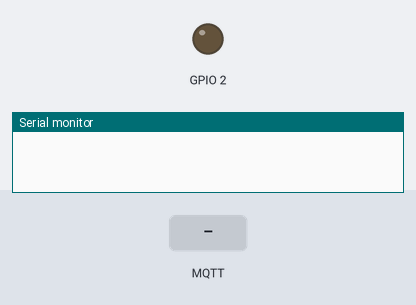
A sketch run on a simulated ESP32. On the bench: output pins drawn as LEDs (lit = HIGH), the last lines printed to the serial monitor. Dashed ring = blinking. The inputs (shaded band) are chosen by the test bench. WiFi joins after 1.5 s; servers stay silent unless stated; no MQTT or app messages arrive unless stated.

Above: at 0.1 s.
At 3.2 s:
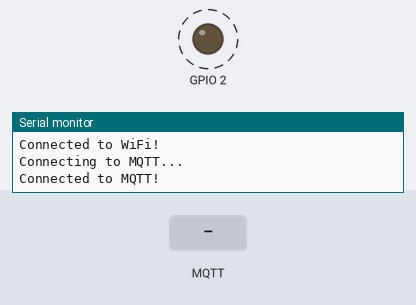
3.3 s: MQTT message "1" arrives on the second subscribed topic
6.4 s: MQTT message "on" arrives on the second subscribed topic
8.9 s: MQTT message "off" arrives on the second subscribed topic
Timing chart, 0 to 18.0 s (numbered marks = the images above; inputs shaded):
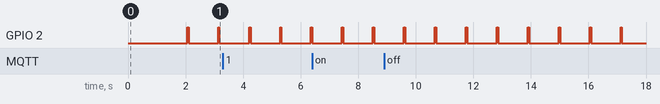

Measured:
- by itself, GPIO 2: alternates HIGH for 0.05 s and LOW for 1.0 s

The sketch:

OTA.ino
```cpp
#include <Arduino.h>
#include <WiFi.h>
#include <PubSubClient.h>
#include <HTTPClient.h>
#include <ArduinoOTA.h>

// WiFi credentials
const char* ssid = "iPhone";
const char* password = "12345678";

// MQTT credentials
const char* mqttServer = "thingsboard.cloud";
const int mqttPort = 1883;
const char* mqttUsername = "9ofsuj1w6mb985zx5sdv"; // Replace with your device's access token

// Topics
const char* otaTopic = "v1/devices/me/attributes";
const char* telemetryTopic = "v1/devices/me/telemetry";

// Predefined OTA URL (Direct link to firmware binary)
const char* predefinedOTAUrl = "https://drive.google.com/uc?export=download&id=1vTRHbXDwK1LHnUHC6tJljJAL6-pTTfWm";

WiFiClient wifiClient;
PubSubClient mqttClient(wifiClient);

bool isFirmwareUpgradeTriggered = false;

void connectToWiFi() {
  WiFi.begin(ssid, password);
  while (WiFi.status() != WL_CONNECTED) {
    delay(1000);
    Serial.println("Connecting to WiFi...");
  }
  Serial.println("Connected to WiFi!");
}

void connectToMQTT() {
  mqttClient.setServer(mqttServer, mqttPort);
  while (!mqttClient.connected()) {
    Serial.println("Connecting to MQTT...");
    if (mqttClient.connect("ESP32Client", mqttUsername, "")) {
      Serial.println("Connected to MQTT!");
      mqttClient.subscribe(otaTopic);
      mqttClient.subscribe(telemetryTopic);
    } else {
      Serial.print("Failed, rc=");
      Serial.print(mqttClient.state());
      Serial.println(" Retrying in 5 seconds...");
      delay(5000);
    }
  }
}

void handleOTAUpdate(const char* firmwareUrl) {
  HTTPClient http;
  http.begin(firmwareUrl);  // ใช้ URL ที่ได้รับจาก MQTT payload
  http.setFollowRedirects(HTTPC_STRICT_FOLLOW_REDIRECTS);  // ติดตามการเปลี่ยนเส้นทาง (HTTP redirects)
  int httpCode = http.GET();

  if (httpCode == HTTP_CODE_OK) {
    size_t contentLength = http.getSize();
    WiFiClient* stream = http.getStreamPtr();

    if (Update.begin(contentLength)) {
      size_t written = Update.writeStream(*stream);

      if (written == contentLength) {
        Serial.println("Firmware update complete. Rebooting...");
        Update.end();
        ESP.restart();
      } else {
        Serial.println("Firmware update failed. Aborting...");
        Update.abort();
      }
    } else {
      Serial.println("Not enough space for update. Aborting...");
    }
  } else {
    Serial.printf("Failed to fetch firmware: HTTP code %d\n", httpCode);
  }
  http.end();
}

void processTelemetry(const char* payload) {
  Serial.println("Processing telemetry...");
  Serial.println(payload);
  // Add logic to handle telemetry here
}

void callback(char* topic, byte* payload, unsigned int length) {
  payload[length] = '\0'; // Null-terminate the payload
  Serial.printf("Message arrived on topic: %s\n", topic);
  Serial.printf("Payload: %s\n", (char*)payload);

  if (strcmp(topic, otaTopic) == 0) {
    if (!isFirmwareUpgradeTriggered) {
      isFirmwareUpgradeTriggered = true;
      Serial.println("Firmware upgrade triggered!");
      handleOTAUpdate(predefinedOTAUrl); // Use predefined URL from the message
    }
  } else if (strcmp(topic, telemetryTopic) == 0) {
    processTelemetry((char*)payload);
  }
}

void setup() {
  Serial.begin(115200);
  connectToWiFi();
  mqttClient.setCallback(callback);
  connectToMQTT();

  ArduinoOTA.setPort(3232);
  ArduinoOTA.onStart([]() {
    Serial.println("OTA Update started...");
  });
  ArduinoOTA.onEnd([]() {
    Serial.println("OTA Update completed!");
    isFirmwareUpgradeTriggered = false;
  });
  ArduinoOTA.begin();

  pinMode(2, OUTPUT);
}

void loop() {
  if (!mqttClient.connected()) {
    connectToMQTT();
  }
  mqttClient.loop();
  ArduinoOTA.handle();

  // Blink LED for testing
  digitalWrite(2, HIGH);
  delay(50);
  digitalWrite(2, LOW);
  delay(1025);
}
```
